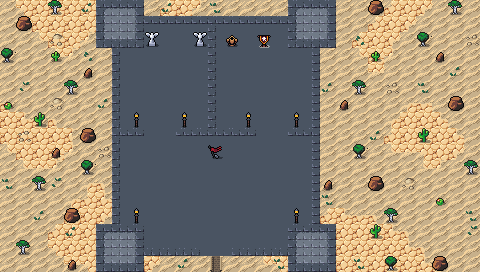

Tiled map render using the project's own tile images. Description and the map definition, with tile-layer contents summarised, below:
An orthogonal 30x17 tile map with 16x16 px tiles, 4 tile layers (Collision, Background, Ground, Clutter), 2 tilesets and 10 objects.

<map version="1.10" tiledversion="1.10.1" orientation="orthogonal" renderorder="right-down" width="30" height="17" tilewidth="16" tileheight="16" infinite="0" nextlayerid="7" nextobjectid="58">
 <editorsettings>
  <export target="wastetown..tmx" format="tmx" />
 </editorsettings>
 <tileset firstgid="1" source="../../tileset/main.tsx" />
 <tileset firstgid="10113" source="../../tileset/buildings.tsx" />
 <layer id="6" name="Collision" width="30" height="17">
  <data>[510 cells, 72 non-empty, 12 distinct tile ids]</data>
 </layer>
 <layer id="1" name="Background" width="30" height="17">
  <data>[510 cells, 510 non-empty, 4 distinct tile ids]</data>
 </layer>
 <layer id="2" name="Ground" width="30" height="17">
  <data>[510 cells, 206 non-empty, 32 distinct tile ids]</data>
 </layer>
 <layer id="3" name="Clutter" width="30" height="17">
  <properties>
   <property name="spriteLayer" type="bool" value="true" />
  </properties>
  <data>[510 cells, 72 non-empty, 18 distinct tile ids]</data>
 </layer>
 <objectgroup id="4" name="Objects">
  <object id="38" template="../../obj/entry_up.tx" x="192" y="281" width="48" height="16">
   <properties>
    <property name="teleport" value="" />
   </properties>
  </object>
  <object id="48" template="../../obj/treasure.tx" x="176.5" y="50" />
  <object id="50" template="../../obj/enemy.tx" x="162.667" y="160.833">
   <properties>
    <property name="enemy" value="Human elite" />
   </properties>
  </object>
  <object id="51" template="../../obj/treasure.tx" x="240.167" y="50.1666" />
  <object id="52" template="../../obj/gold.tx" x="160.667" y="47.5" />
  <object id="53" template="../../obj/enemy.tx" x="255.667" y="60.1667">
   <properties>
    <property name="enemy" value="Knight" />
   </properties>
  </object>
  <object id="54" template="../../obj/enemy.tx" x="187.167" y="189.666">
   <properties>
    <property name="enemy" value="Human" />
   </properties>
  </object>
  <object id="55" template="../../obj/enemy.tx" x="236.834" y="190.667">
   <properties>
    <property name="enemy" value="Human guard" />
   </properties>
  </object>
  <object id="56" template="../../obj/gold.tx" x="271" y="49" />
  <object id="57" template="../../obj/enemy.tx" x="246.333" y="157.666">
   <properties>
    <property name="enemy" value="Apprentice White Wizard" />
   </properties>
  </object>
 </objectgroup>
</map>
